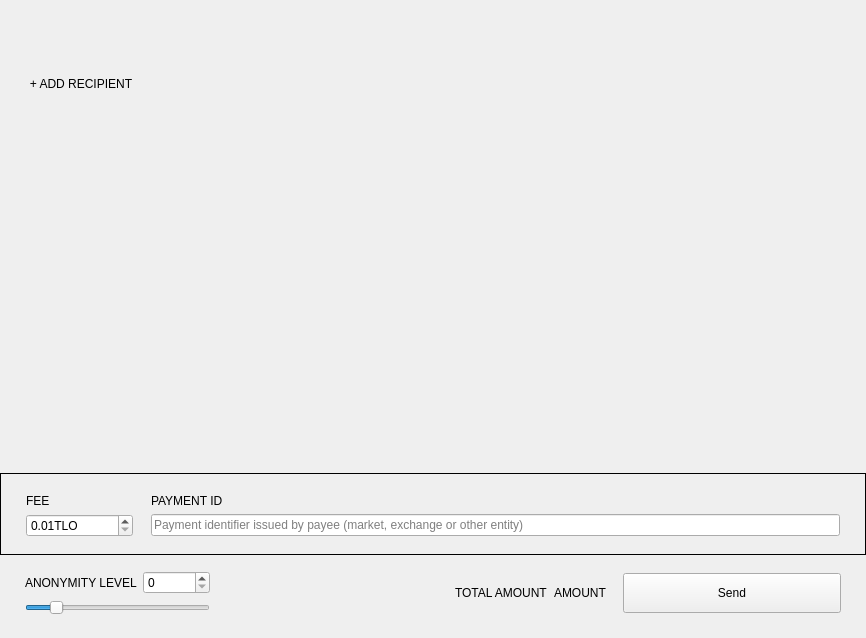
<?xml version="1.0" encoding="UTF-8"?>
<ui version="4.0">
 <class>SendFrame</class>
 <widget class="QFrame" name="SendFrame">
  <property name="geometry">
   <rect>
    <x>0</x>
    <y>0</y>
    <width>866</width>
    <height>638</height>
   </rect>
  </property>
  <property name="windowTitle">
   <string>Frame</string>
  </property>
  <property name="frameShape">
   <enum>QFrame::NoFrame</enum>
  </property>
  <property name="frameShadow">
   <enum>QFrame::Raised</enum>
  </property>
  <layout class="QVBoxLayout" name="verticalLayout">
   <property name="spacing">
    <number>5</number>
   </property>
   <property name="sizeConstraint">
    <enum>QLayout::SetDefaultConstraint</enum>
   </property>
   <property name="leftMargin">
    <number>0</number>
   </property>
   <property name="topMargin">
    <number>0</number>
   </property>
   <property name="rightMargin">
    <number>0</number>
   </property>
   <property name="bottomMargin">
    <number>0</number>
   </property>
   <item>
    <widget class="WalletGui::ResizableScrollArea" name="m_sendScrollarea">
     <property name="enabled">
      <bool>true</bool>
     </property>
     <property name="sizePolicy">
      <sizepolicy hsizetype="MinimumExpanding" vsizetype="Preferred">
       <horstretch>0</horstretch>
       <verstretch>0</verstretch>
      </sizepolicy>
     </property>
     <property name="autoFillBackground">
      <bool>false</bool>
     </property>
     <property name="styleSheet">
      <string notr="true"/>
     </property>
     <property name="frameShape">
      <enum>QFrame::NoFrame</enum>
     </property>
     <property name="sizeAdjustPolicy">
      <enum>QAbstractScrollArea::AdjustToContents</enum>
     </property>
     <property name="widgetResizable">
      <bool>true</bool>
     </property>
     <widget class="QWidget" name="scrollAreaWidgetContents">
      <property name="geometry">
       <rect>
        <x>0</x>
        <y>0</y>
        <width>866</width>
        <height>69</height>
       </rect>
      </property>
      <property name="sizePolicy">
       <sizepolicy hsizetype="Preferred" vsizetype="Preferred">
        <horstretch>0</horstretch>
        <verstretch>0</verstretch>
       </sizepolicy>
      </property>
      <property name="styleSheet">
       <string notr="true"/>
      </property>
      <layout class="QVBoxLayout" name="m_transfersLayout">
       <property name="spacing">
        <number>0</number>
       </property>
       <property name="sizeConstraint">
        <enum>QLayout::SetNoConstraint</enum>
       </property>
       <property name="leftMargin">
        <number>0</number>
       </property>
       <property name="topMargin">
        <number>0</number>
       </property>
       <property name="rightMargin">
        <number>0</number>
       </property>
       <property name="bottomMargin">
        <number>0</number>
       </property>
      </layout>
     </widget>
    </widget>
   </item>
   <item>
    <layout class="QHBoxLayout" name="horizontalLayout_2">
     <property name="spacing">
      <number>0</number>
     </property>
     <item>
      <spacer name="horizontalSpacer_3">
       <property name="orientation">
        <enum>Qt::Horizontal</enum>
       </property>
       <property name="sizeType">
        <enum>QSizePolicy::Fixed</enum>
       </property>
       <property name="sizeHint" stdset="0">
        <size>
         <width>25</width>
         <height>20</height>
        </size>
       </property>
      </spacer>
     </item>
     <item>
      <widget class="WalletGui::WalletNormalLinkLikeButton" name="m_addRecipientButton">
       <property name="cursor">
        <cursorShape>PointingHandCursor</cursorShape>
       </property>
       <property name="focusPolicy">
        <enum>Qt::NoFocus</enum>
       </property>
       <property name="text">
        <string>+ ADD RECIPIENT</string>
       </property>
       <property name="flat">
        <bool>true</bool>
       </property>
      </widget>
     </item>
     <item>
      <spacer name="horizontalSpacer_2">
       <property name="orientation">
        <enum>Qt::Horizontal</enum>
       </property>
       <property name="sizeHint" stdset="0">
        <size>
         <width>478</width>
         <height>17</height>
        </size>
       </property>
      </spacer>
     </item>
    </layout>
   </item>
   <item>
    <spacer name="verticalSpacer_2">
     <property name="orientation">
      <enum>Qt::Vertical</enum>
     </property>
     <property name="sizeType">
      <enum>QSizePolicy::MinimumExpanding</enum>
     </property>
     <property name="sizeHint" stdset="0">
      <size>
       <width>20</width>
       <height>20</height>
      </size>
     </property>
    </spacer>
   </item>
   <item>
    <widget class="QFrame" name="m_sendFeeFrame">
     <property name="frameShape">
      <enum>QFrame::Box</enum>
     </property>
     <property name="frameShadow">
      <enum>QFrame::Plain</enum>
     </property>
     <layout class="QGridLayout" name="gridLayout_2">
      <property name="leftMargin">
       <number>25</number>
      </property>
      <property name="topMargin">
       <number>20</number>
      </property>
      <property name="rightMargin">
       <number>25</number>
      </property>
      <property name="bottomMargin">
       <number>17</number>
      </property>
      <property name="horizontalSpacing">
       <number>18</number>
      </property>
      <item row="0" column="0">
       <widget class="WalletGui::WalletNormalGrayTextLabel" name="label_3">
        <property name="text">
         <string>FEE</string>
        </property>
       </widget>
      </item>
      <item row="0" column="1">
       <widget class="WalletGui::WalletNormalGrayTextLabel" name="m_paymentIdTextLabel">
        <property name="text">
         <string>PAYMENT ID</string>
        </property>
       </widget>
      </item>
      <item row="1" column="0">
       <widget class="QDoubleSpinBox" name="m_feeSpin">
        <property name="buttonSymbols">
         <enum>QAbstractSpinBox::UpDownArrows</enum>
        </property>
        <property name="suffix">
         <string notr="true">TLO</string>
        </property>
        <property name="decimals">
         <number>2</number>
        </property>
        <property name="minimum">
         <double>0.010000000000000</double>
        </property>
        <property name="maximum">
         <double>999999999.000000000000000</double>
        </property>
        <property name="singleStep">
         <double>0.010000000000000</double>
        </property>
        <property name="value">
         <double>0.010000000000000</double>
        </property>
       </widget>
      </item>
      <item row="1" column="1">
       <widget class="WalletGui::ClearableLineEdit" name="m_paymentIdEdit">
        <property name="styleSheet">
         <string notr="true">[errorState=&quot;true&quot;] {
  border-color: #ef3131;
}</string>
        </property>
        <property name="placeholderText">
         <string>Payment identifier issued by payee (market, exchange or other entity)</string>
        </property>
       </widget>
      </item>
     </layout>
    </widget>
   </item>
   <item>
    <widget class="QFrame" name="m_mixinFrame">
     <property name="frameShape">
      <enum>QFrame::NoFrame</enum>
     </property>
     <property name="frameShadow">
      <enum>QFrame::Raised</enum>
     </property>
     <layout class="QGridLayout" name="gridLayout">
      <property name="leftMargin">
       <number>25</number>
      </property>
      <property name="topMargin">
       <number>11</number>
      </property>
      <property name="rightMargin">
       <number>25</number>
      </property>
      <property name="bottomMargin">
       <number>23</number>
      </property>
      <item row="0" column="2" rowspan="2">
       <widget class="QLabel" name="label">
        <property name="text">
         <string/>
        </property>
       </widget>
      </item>
      <item row="0" column="5" rowspan="2">
       <widget class="WalletGui::WalletExtraNormalBlackTextLabel" name="m_totalAmountLabel">
        <property name="text">
         <string>AMOUNT</string>
        </property>
        <property name="indent">
         <number>0</number>
        </property>
       </widget>
      </item>
      <item row="0" column="1">
       <widget class="QSpinBox" name="m_mixinSpin">
        <property name="maximum">
         <number>999999999</number>
        </property>
       </widget>
      </item>
      <item row="0" column="3" rowspan="2">
       <spacer name="horizontalSpacer">
        <property name="orientation">
         <enum>Qt::Horizontal</enum>
        </property>
        <property name="sizeType">
         <enum>QSizePolicy::Expanding</enum>
        </property>
        <property name="sizeHint" stdset="0">
         <size>
          <width>298</width>
          <height>20</height>
         </size>
        </property>
       </spacer>
      </item>
      <item row="1" column="0" colspan="2">
       <widget class="QSlider" name="m_mixinSlider">
        <property name="maximumSize">
         <size>
          <width>16777215</width>
          <height>16777215</height>
         </size>
        </property>
        <property name="maximum">
         <number>50</number>
        </property>
        <property name="pageStep">
         <number>1</number>
        </property>
        <property name="value">
         <number>7</number>
        </property>
        <property name="tracking">
         <bool>false</bool>
        </property>
        <property name="orientation">
         <enum>Qt::Horizontal</enum>
        </property>
       </widget>
      </item>
      <item row="0" column="7" rowspan="2">
       <widget class="WalletGui::WalletLargeBlueButton" name="m_sendButton">
        <property name="sizePolicy">
         <sizepolicy hsizetype="Fixed" vsizetype="Fixed">
          <horstretch>0</horstretch>
          <verstretch>0</verstretch>
         </sizepolicy>
        </property>
        <property name="minimumSize">
         <size>
          <width>218</width>
          <height>40</height>
         </size>
        </property>
        <property name="maximumSize">
         <size>
          <width>218</width>
          <height>40</height>
         </size>
        </property>
        <property name="focusPolicy">
         <enum>Qt::NoFocus</enum>
        </property>
        <property name="text">
         <string>Send</string>
        </property>
       </widget>
      </item>
      <item row="0" column="4" rowspan="2">
       <widget class="WalletGui::WalletNormalGrayTextLabel" name="label_2">
        <property name="text">
         <string>TOTAL AMOUNT</string>
        </property>
       </widget>
      </item>
      <item row="0" column="0">
       <widget class="WalletGui::WalletNormalGrayTextLabel" name="m_mixinTextLabel">
        <property name="text">
         <string>ANONYMITY LEVEL</string>
        </property>
       </widget>
      </item>
      <item row="0" column="6" rowspan="2">
       <spacer name="horizontalSpacer_4">
        <property name="orientation">
         <enum>Qt::Horizontal</enum>
        </property>
        <property name="sizeType">
         <enum>QSizePolicy::Fixed</enum>
        </property>
        <property name="sizeHint" stdset="0">
         <size>
          <width>10</width>
          <height>20</height>
         </size>
        </property>
       </spacer>
      </item>
     </layout>
    </widget>
   </item>
  </layout>
 </widget>
 <customwidgets>
  <customwidget>
   <class>WalletGui::WalletNormalGrayTextLabel</class>
   <extends>QLabel</extends>
   <header>Gui/Common/WalletTextLabel.h</header>
  </customwidget>
  <customwidget>
   <class>WalletGui::WalletLargeBlueButton</class>
   <extends>QPushButton</extends>
   <header>Gui/Common/WalletBlueButton.h</header>
  </customwidget>
  <customwidget>
   <class>WalletGui::ClearableLineEdit</class>
   <extends>QLineEdit</extends>
   <header>Gui/Common/ClearableLineEdit.h</header>
  </customwidget>
  <customwidget>
   <class>WalletGui::ResizableScrollArea</class>
   <extends>QScrollArea</extends>
   <header>Gui/Common/ResizableScrollArea.h</header>
   <container>1</container>
  </customwidget>
  <customwidget>
   <class>WalletGui::WalletNormalLinkLikeButton</class>
   <extends>QPushButton</extends>
   <header>Gui/Common/WalletLinkLikeButton.h</header>
  </customwidget>
  <customwidget>
   <class>WalletGui::WalletExtraNormalBlackTextLabel</class>
   <extends>QLabel</extends>
   <header>Gui/Common/WalletTextLabel.h</header>
  </customwidget>
 </customwidgets>
 <tabstops>
  <tabstop>m_paymentIdEdit</tabstop>
  <tabstop>m_mixinSlider</tabstop>
  <tabstop>m_sendScrollarea</tabstop>
 </tabstops>
 <resources/>
 <connections>
  <connection>
   <sender>m_sendButton</sender>
   <signal>clicked()</signal>
   <receiver>SendFrame</receiver>
   <slot>sendClicked()</slot>
   <hints>
    <hint type="sourcelabel">
     <x>53</x>
     <y>561</y>
    </hint>
    <hint type="destinationlabel">
     <x>432</x>
     <y>294</y>
    </hint>
   </hints>
  </connection>
  <connection>
   <sender>m_mixinSlider</sender>
   <signal>valueChanged(int)</signal>
   <receiver>SendFrame</receiver>
   <slot>mixinValueChanged(int)</slot>
   <hints>
    <hint type="sourcelabel">
     <x>221</x>
     <y>520</y>
    </hint>
    <hint type="destinationlabel">
     <x>432</x>
     <y>294</y>
    </hint>
   </hints>
  </connection>
  <connection>
   <sender>m_addRecipientButton</sender>
   <signal>clicked()</signal>
   <receiver>SendFrame</receiver>
   <slot>addRecipientClicked()</slot>
   <hints>
    <hint type="sourcelabel">
     <x>78</x>
     <y>414</y>
    </hint>
    <hint type="destinationlabel">
     <x>432</x>
     <y>294</y>
    </hint>
   </hints>
  </connection>
  <connection>
   <sender>m_paymentIdEdit</sender>
   <signal>textChanged(QString)</signal>
   <receiver>SendFrame</receiver>
   <slot>validatePaymentId(QString)</slot>
   <hints>
    <hint type="sourcelabel">
     <x>538</x>
     <y>521</y>
    </hint>
    <hint type="destinationlabel">
     <x>432</x>
     <y>318</y>
    </hint>
   </hints>
  </connection>
  <connection>
   <sender>m_mixinSpin</sender>
   <signal>valueChanged(int)</signal>
   <receiver>SendFrame</receiver>
   <slot>mixinValueChanged(int)</slot>
   <hints>
    <hint type="sourcelabel">
     <x>201</x>
     <y>575</y>
    </hint>
    <hint type="destinationlabel">
     <x>432</x>
     <y>318</y>
    </hint>
   </hints>
  </connection>
 </connections>
 <slots>
  <slot>sendClicked()</slot>
  <slot>clearAllClicked()</slot>
  <slot>addRecipientClicked()</slot>
  <slot>mixinValueChanged(int)</slot>
  <slot>validatePaymentId(QString)</slot>
 </slots>
</ui>
